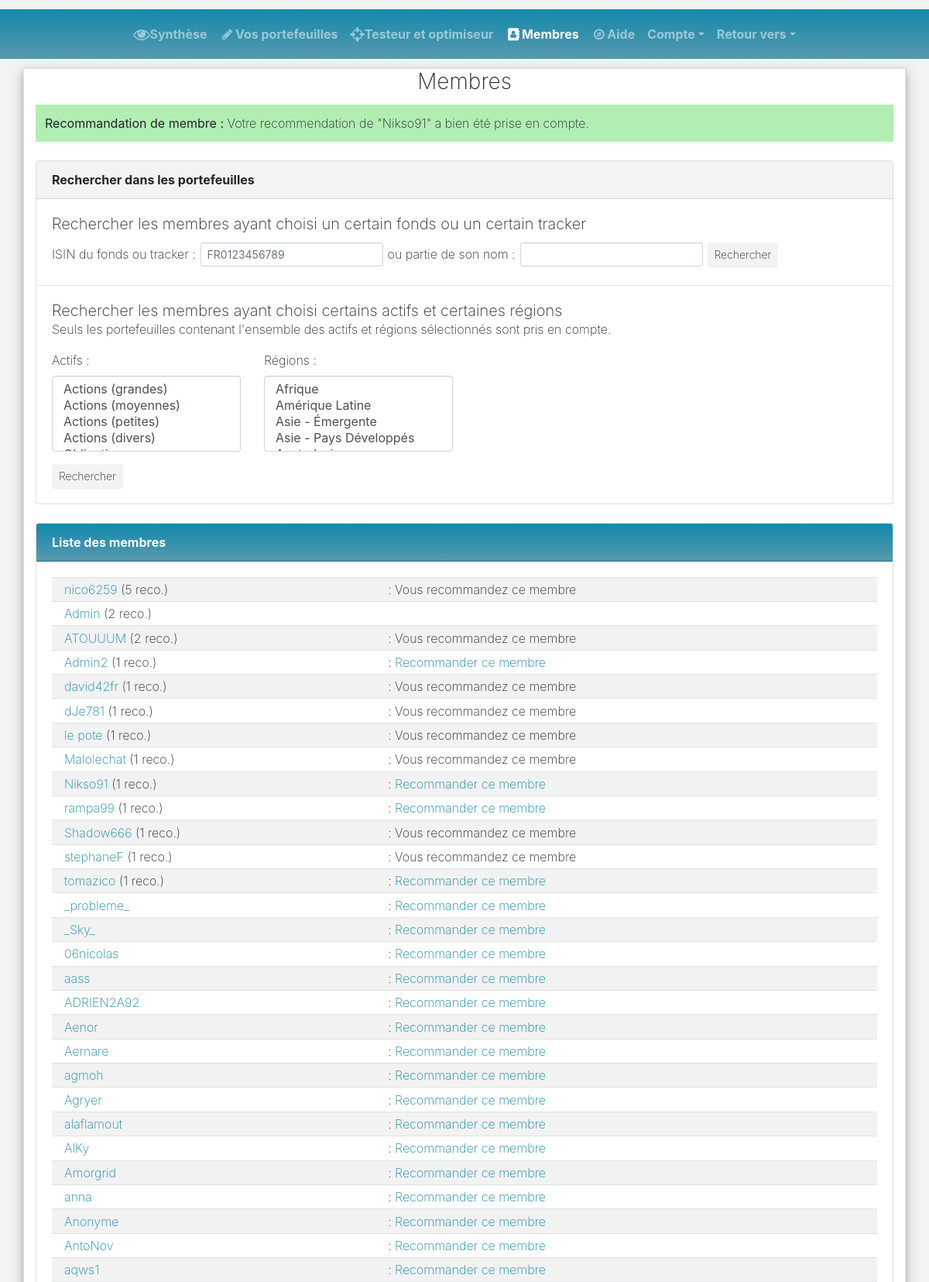
Page /membres.php?recommander=Nikso91 (signed in, upper part) on the committed database.
### tables this page shows
CREATE TABLE IF NOT EXISTS `utilisateurs` (
  `id` int(11) NOT NULL AUTO_INCREMENT,
  `nom` varchar(255) NOT NULL,
  `mdp` varchar(255) NOT NULL,
  PRIMARY KEY (`id`)
);

### web/fonctions/nom_actifs.php (called while the page is built)
<?php
function nom_actifs()
{
	$noms = ['Actions (grandes)', 	'Actions (moyennes)', 	'Actions (petites)',	'Actions (divers)',	'Obligations',	'Liquidités',	'Autres',	'? indéterminé',	'Matières premières',	'Immobilier'];
	$cles = ['1-0',					'1-1',					'1-2',					'1-3',				'2',			'3',			'4',		'5',				'6',					'7'];
	return array_combine($cles, $noms);
}
?>

### web/fonctions/nom_regions.php (called while the page is built)
<?php
function nom_regions($bdd)
{
	$nom_regions = array();
	$req = $bdd->query('SELECT id, nom FROM bdd_regions ORDER BY nom ASC');
	while ($donnees = $req->fetch())
	{
		$nom_regions[$donnees['id']] = $donnees['nom'];
	}
	return $nom_regions;
}
?>

### web/membres.php (the view, shortened to what this page needs)
<?php
include("fonctions/afficher_navbar.php");
include("fonctions/nom_actifs.php");
include("fonctions/nom_regions.php");
?>
<!DOCTYPE html>
<html>
<head>
  <link rel="stylesheet" href="https://cdnjs.cloudflare.com/ajax/libs/font-awesome/4.7.0/css/font-awesome.min.css" type="text/css">
  <link rel="stylesheet" href="theme.css" type="text/css">
  </head>
<body class="bg-light">
  <div class="mb-2">
    <div class="container">
      <div class="row">
        <div class="col-12 bg-white border shadow">
          <h3 class="text-center">Membres</h3>
		  <?php
			try
			{
				$bdd = new PDO('mysql:host=*****;dbname=*****;charset=utf8', '*****', '*****');
			}
			catch(Exception $e)
			{
				die('Erreur : '.$e->getMessage());
			}
			if (isset($_SESSION['id']) AND isset($_SESSION['nom']))
			{
				$id = $_SESSION['id'];
			}
			if (isset($_GET['recommander']))
			{
				$get_recommander = urldecode($_GET['recommander']);
				if (!(isset($_SESSION['id']) AND isset($_SESSION['nom'])))
				{
					echo '<div class="bg-danger mb-3 p-2">Vous devez être connecté pour recommander un membre.</div>';
				}
				else
				{
					if ($get_recommander != "")
					{
						$req = $bdd->prepare('SELECT id FROM utilisateurs WHERE nom = :nom');
						$req->execute(array('nom' => $get_recommander));
						$id_recommandation = $req->fetchColumn();
						if ($id_recommandation)
						{
							if ($id_recommandation != $id)
							{
								$req2 = $bdd->prepare('SELECT * FROM recommandations
								WHERE id_emetteur = :id_emetteur
								AND id_recommandation = :id_recommandation');
								$req2->execute(array(
									'id_emetteur' => $id,
									'id_recommandation' => $id_recommandation));
								$resultat2 = $req2->fetch();
								if (!($resultat2))
								{
									echo '<div class="bg-success mb-3 p-2"><strong>Recommandation de membre : </strong>Votre recommendation de "'.htmlentities($get_recommander).'" a bien été prise en compte.</div>';
								}
								else
								{
									echo '<div class="bg-danger mb-3 p-2"><strong>Recommandation de membre : </strong>Vous ne pouvez pas recommander '.htmlentities($get_recommander).', vous le recommandez déjà.</div>';
								}
							}
							else
							{
								echo '<div class="bg-danger mb-3 p-2"><strong>Recommandation de membre : </strong>Vous ne pouvez pas vous recommander vous-même.</div>';
							}
						}
						else
						{
							echo '<div class="bg-danger mb-3 p-2"><strong>Recommandation de membre : </strong>Vous ne pouvez pas recommander '.htmlentities($get_recommander).', ce membre n\'est pas inscrit.</div>';
						}
					}
					else
					{
						echo '<div class="bg-danger mb-3 p-2"><strong>Recommandation de membre : </strong>Vous n\'avez pas renseigné de membre.</div>';
					}
				}
			}
		  ?>
		  <div class="card mb-3">
            <div class="card-header bg-light">Rechercher dans les portefeuilles</div>
            <div class="card-body pb-0">
			<h5>Rechercher les membres ayant choisi un certain fonds ou un certain tracker</h5>
			<form action="membres.php" method="get" class="form-inline">
			<label for="rech_isin" class="mr-1">ISIN du fonds ou tracker :</label>
			<input type="text" class="form-control form-control-sm mr-1" id="rech_isin" name="rech_isin" maxlength="12" onkeyup="this.value=this.value.replace(/[^\dA-Z]+/,\'\')" placeholder="FR0123456789">
			<label for="rech_nom" class="mr-1">ou partie de son nom :</label>
			<input type="text" class="form-control form-control-sm mr-1" id="rech_nom" name="rech_nom" maxlength="100">
			<button type="submit" class="btn btn-light btn-sm">Rechercher</button>
			</form>
			</div>
			<hr class="mb-0" />
			<div class="card-body">
			<h5 class="mb-0">Rechercher les membres ayant choisi certains actifs et certaines régions</h5>
			<p>Seuls les portefeuilles contenant l'ensemble des actifs et régions sélectionnés sont pris en compte.</p>
			<form action="membres.php" method="get">
			<div class="row">
			<div class="col-3">
			  <div class="form-group">
				<label for="rech_act">Actifs :</label>
				<select multiple class="form-control" id="rech_act" name="rech_act[]">
				<?php
				$nom_actifs = nom_actifs();
				foreach ($nom_actifs as $key => $value)
				{
					if ($value != '? indéterminé')
					{
						echo '<option value="'.$key.'">'.$value.'</option>';
					}
				}
				?>
				</select>
			  </div>
			</div>
			<div class="col-3">
			  <div class="form-group">
				<label for="rech_reg">Régions :</label>
				<select multiple class="form-control" id="rech_reg" name="rech_reg[]">
				<?php
				$nom_regions = nom_regions($bdd);
				foreach ($nom_regions as $key => $value)
				{
					if ($value != '? indéterminé')
					{
						echo '<option value="'.$key.'">'.$value.'</option>';
					}
				}
				?>
				</select>
			  </div>
			</div>
			</div>
			<button type="submit" class="btn btn-light btn-sm">Rechercher</button>
			</form>
			</div>
          </div>
          <div class="card mb-3">
			<?php
            echo '<div class="card-header card-portefeuille">';
			if (!isset($_GET['rech_isin']) and !isset($_GET['rech_nom']) and !isset($_GET['rech_act']) and !isset($_GET['rech_reg']))
			{
				echo 'Liste des membres';
			}
			else
			{
				echo 'Résultats de la recherche dans les portefeuilles';
			}
			echo '</div>
            <div class="card-body">	';
			$message = '';
			$message_type = 'success';
			if (isset($_SESSION['id']) AND isset($_SESSION['nom']))
			{
				$requete_tab = array('id_emetteur' => $id);
				$requete = 'SELECT DISTINCT ut.id, ut.nom, rec.nbr_recommandations, recfaite.recommandation_faite
				FROM utilisateurs ut
				LEFT JOIN
				(
					SELECT id_recommandation, COUNT(*) AS nbr_recommandations
					FROM recommandations
					GROUP BY id_recommandation
				) rec
				ON rec.id_recommandation = ut.id
				LEFT JOIN
				(
					SELECT id_recommandation, COUNT(*) AS recommandation_faite
					FROM recommandations
					WHERE id_emetteur = :id_emetteur
					GROUP BY id_recommandation
				) recfaite
				on recfaite.id_recommandation = ut.id';
			}
			if (isset($_GET['rech_isin']) and $_GET['rech_isin']!='')
			{
				if (preg_match("#^[A-Z0-9]{12}$#", $_GET['rech_isin']))
				{
					$requete_isin_tab = array('isin' => $_GET['rech_isin']);
					$requete_tab = array_merge($requete_tab, $requete_isin_tab);
					$requete .= '
					INNER JOIN
					utilisateurs_unitesdecompte utuc
					ON utuc.id_utilisateur = ut.id
					INNER JOIN
					unitesdecompte uc
					ON uc.id = utuc.id_unitedecompte
					WHERE uc.isin = :isin
					ORDER BY rec.nbr_recommandations DESC, ut.nom';
					$req = $bdd->prepare($requete);
					$req->execute($requete_tab);
					if($req->rowCount())
					{
						$message = 'Des membres ont dans un portefeuille l\'ISIN '.htmlentities($_GET['rech_isin']);
						$message_type = 'success';
					}
					else
					{
						$message = 'Aucun membre n\'a dans un portefeuille l\'ISIN '.htmlentities($_GET['rech_isin']);
						$message_type = 'danger';
					}
				}
				else
				{
					$message = 'Le format de l\'ISIN n\'est pas correct.';
					$message_type = 'danger';
				}
			}
			else
			{
				$requete .= '
				ORDER BY rec.nbr_recommandations DESC, ut.nom';
				$req = $bdd->prepare($requete);
				$req->execute($requete_tab);
			}
			if ($message == '' or $message_type == 'success')
			{
				echo '<table class="table table-striped table-hover table-shrink mb-0">';
				while ($donnees = $req->fetch())
				{
					echo '<tr>
					<td class="cell-first"><a href ="membres/'.urlencode($donnees['nom']).'">'.$donnees['nom'].'</a>';
					if ($donnees['nbr_recommandations'] > 0)
					{
						echo " (".$donnees['nbr_recommandations']." reco.)";
					}
					echo '</td>
					<td>';
					if (isset($_SESSION['id']) AND isset($_SESSION['nom']) AND ($donnees['id'] != $_SESSION['id']))
					{
						if ($donnees['recommandation_faite'] == 0)
						{
							echo ' : <a href="membres.php?recommander='.urlencode($donnees['nom']).'">Recommander ce membre</a>';
						}
						else
						{
							echo ' : Vous recommandez ce membre';
						}
					}
					echo '</td>
					</tr>';
				}
				echo '</table>';
			}
			echo '</div>';
			?>
          </div>
        </div>
      </div>
    </div>
  </div>
</body>
</html>

### rows in the picture
utilisateurs: nom "nico6259", nbr_recommandations "5", shows ": Vous recommandez ce membre"
utilisateurs: nom "Admin", nbr_recommandations "2"
utilisateurs: nom "ATOUUUM", nbr_recommandations "2", shows ": Vous recommandez ce membre"
utilisateurs: nom "Admin2", nbr_recommandations "1"
utilisateurs: nom "david42fr", nbr_recommandations "1", shows ": Vous recommandez ce membre"
utilisateurs: nom "dJe781", nbr_recommandations "1", shows ": Vous recommandez ce membre"
utilisateurs: nom "le pote", nbr_recommandations "1", shows ": Vous recommandez ce membre"
utilisateurs: nom "Malolechat", nbr_recommandations "1", shows ": Vous recommandez ce membre"
utilisateurs: nom "Nikso91", nbr_recommandations "1"
utilisateurs: nom "rampa99", nbr_recommandations "1"
utilisateurs: nom "Shadow666", nbr_recommandations "1", shows ": Vous recommandez ce membre"
utilisateurs: nom "stephaneF", nbr_recommandations "1", shows ": Vous recommandez ce membre"
utilisateurs: nom "tomazico", nbr_recommandations "1"
utilisateurs: nom "_probleme_"
utilisateurs: nom "_Sky_"
utilisateurs: nom "06nicolas"
utilisateurs: nom "aass"
utilisateurs: nom "ADRIEN2A92"
utilisateurs: nom "Aenor"
utilisateurs: nom "Aernare"
utilisateurs: nom "agmoh"
utilisateurs: nom "Agryer"
utilisateurs: nom "alaflamout"
utilisateurs: nom "AlKy"
utilisateurs: nom "Amorgrid"
utilisateurs: nom "anna"
utilisateurs: nom "Anonyme"
utilisateurs: nom "AntoNov"
utilisateurs: nom "aqws1"

### other values in the picture
$get_recommander "Nikso91"
